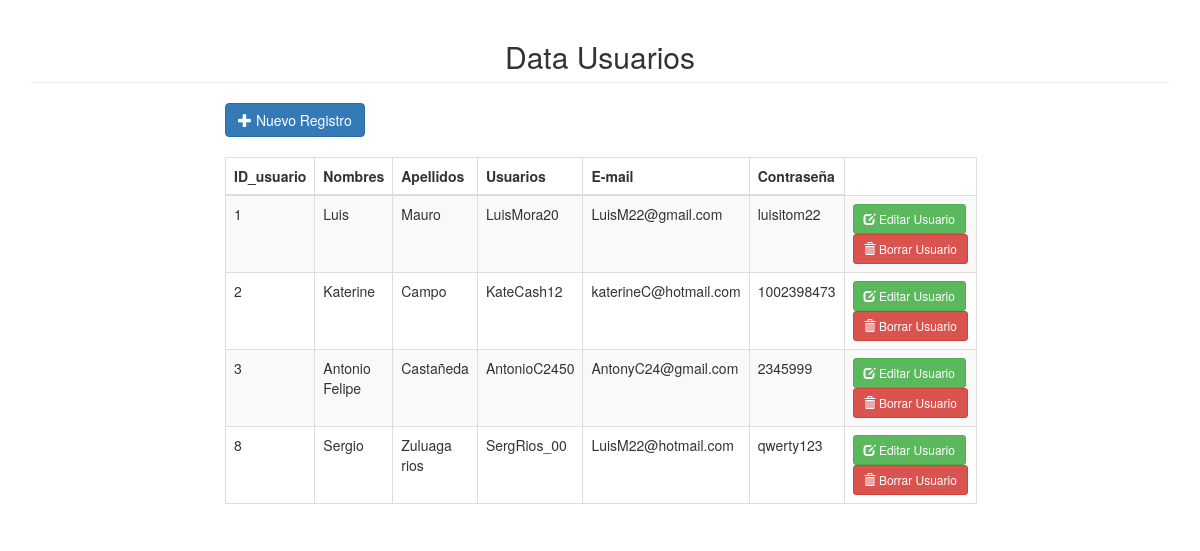
The app's page /Vista/HTML/indexU.php with its own data.
### tables this page shows
CREATE TABLE `dbusuarios` (
  `idUsuario` int(11) NOT NULL,
  `Nombres` varchar(100) DEFAULT NULL,
  `Apellidos` varchar(100) DEFAULT NULL,
  `Usuario` varchar(50) DEFAULT NULL,
  `email` varchar(50) NOT NULL,
  `Contraseña` varchar(15) DEFAULT NULL
);

### Vista/HTML/indexU.php (the view, shortened to what this page needs)
<!DOCTYPE html>
<html>
<head>
	<link rel="stylesheet" type="text/css" href="bootstrap/css/bootstrap.min.css">
</head>
<body>
<div class="container" center >
	<h2 class="page-header text-center">Data Usuarios</h2>
	<div class="row">
		<div class="col-sm-8 col-sm-offset-2">
		<a href="#addnewU" class="btn btn-primary" data-toggle="modal"><span class="glyphicon glyphicon-plus"></span> Nuevo Registro</a>
<table class="table table-bordered table-striped" style="margin-top:20px;">
	<thead>
		<th>ID_usuario</th>
		<th>Nombres</th>
		<th>Apellidos</th>
		<th>Usuarios</th>
		<th>E-mail</th>
		<th>Contraseña</th>
	</thead>
	<tbody>
		<?php
			$database = new Connection();
			$db = $database->open();
			try{
				$sql = 'SELECT * FROM dbusuarios';
				foreach ($db-> query($sql) as $row) {
					?>
					<tr>
						<td><?php echo $row['idUsuario']; ?></td>
						<td><?php echo $row['Nombres']; ?></td>
						<td><?php echo $row['Apellidos']; ?></td>
						<td><?php echo $row['Usuario']; ?></td>
						<td><?php echo $row['email']; ?></td>
						<td><?php echo $row['Contraseña']; ?></td>
						<td>
							<a href="#edit_<?php echo $row['idUsuario']; ?>" class="btn btn-success btn-sm" data-toggle="modal"><span class="glyphicon glyphicon-edit"></span> Editar Usuario</a>
							<a href="#delete_<?php echo $row['idUsuario']; ?>" class="btn btn-danger btn-sm" data-toggle="modal"><span class="glyphicon glyphicon-trash"></span> Borrar Usuario</a>
						</td>
					</tr>
					<?php
				}
			}
			catch(PDOException $e){
				echo "Hubo un problema en la conexión: " . $e->getMessage();
			}
		?>
				</tbody>
			</table>
		</div>
	</div>
</div>
</body>
</html>

### records on screen
dbusuarios: idUsuario "1", Nombres "Luis", Apellidos "Mauro", Usuario "LuisMora20", email "LuisM22@gmail.com", Contraseña "luisitom22"
dbusuarios: idUsuario "2", Nombres "Katerine", Apellidos "Campo", Usuario "KateCash12", email "katerineC@hotmail.com", Contraseña "1002398473"
dbusuarios: idUsuario "3", Nombres "Antonio Felipe", Apellidos "Castañeda", Usuario "AntonioC2450", email "AntonyC24@gmail.com", Contraseña "2345999"
dbusuarios: idUsuario "8", Nombres "Sergio", Apellidos "Zuluaga rios", Usuario "SergRios_00", email "LuisM22@hotmail.com", Contraseña "qwerty123"
